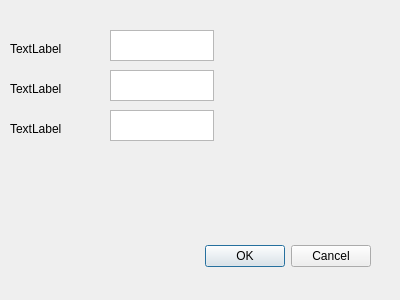
<?xml version="1.0" encoding="UTF-8"?>
<ui version="4.0">
 <class>Dialog</class>
 <widget class="QDialog" name="Dialog">
  <property name="geometry">
   <rect>
    <x>0</x>
    <y>0</y>
    <width>400</width>
    <height>300</height>
   </rect>
  </property>
  <property name="windowTitle">
   <string>Dialog</string>
  </property>
  <widget class="QDialogButtonBox" name="buttonBox">
   <property name="geometry">
    <rect>
     <x>30</x>
     <y>240</y>
     <width>341</width>
     <height>32</height>
    </rect>
   </property>
   <property name="orientation">
    <enum>Qt::Horizontal</enum>
   </property>
   <property name="standardButtons">
    <set>QDialogButtonBox::Cancel|QDialogButtonBox::Ok</set>
   </property>
  </widget>
  <widget class="QTextEdit" name="textEdit">
   <property name="geometry">
    <rect>
     <x>110</x>
     <y>30</y>
     <width>104</width>
     <height>31</height>
    </rect>
   </property>
  </widget>
  <widget class="QLabel" name="label">
   <property name="geometry">
    <rect>
     <x>10</x>
     <y>40</y>
     <width>66</width>
     <height>17</height>
    </rect>
   </property>
   <property name="text">
    <string>TextLabel</string>
   </property>
  </widget>
  <widget class="QTextEdit" name="textEdit_2">
   <property name="geometry">
    <rect>
     <x>110</x>
     <y>70</y>
     <width>104</width>
     <height>31</height>
    </rect>
   </property>
  </widget>
  <widget class="QLabel" name="label_2">
   <property name="geometry">
    <rect>
     <x>10</x>
     <y>80</y>
     <width>66</width>
     <height>17</height>
    </rect>
   </property>
   <property name="text">
    <string>TextLabel</string>
   </property>
  </widget>
  <widget class="QTextEdit" name="textEdit_3">
   <property name="geometry">
    <rect>
     <x>110</x>
     <y>110</y>
     <width>104</width>
     <height>31</height>
    </rect>
   </property>
  </widget>
  <widget class="QLabel" name="label_3">
   <property name="geometry">
    <rect>
     <x>10</x>
     <y>120</y>
     <width>66</width>
     <height>17</height>
    </rect>
   </property>
   <property name="text">
    <string>TextLabel</string>
   </property>
  </widget>
 </widget>
 <resources/>
 <connections>
  <connection>
   <sender>buttonBox</sender>
   <signal>accepted()</signal>
   <receiver>Dialog</receiver>
   <slot>accept()</slot>
   <hints>
    <hint type="sourcelabel">
     <x>248</x>
     <y>254</y>
    </hint>
    <hint type="destinationlabel">
     <x>157</x>
     <y>274</y>
    </hint>
   </hints>
  </connection>
  <connection>
   <sender>buttonBox</sender>
   <signal>rejected()</signal>
   <receiver>Dialog</receiver>
   <slot>reject()</slot>
   <hints>
    <hint type="sourcelabel">
     <x>316</x>
     <y>260</y>
    </hint>
    <hint type="destinationlabel">
     <x>286</x>
     <y>274</y>
    </hint>
   </hints>
  </connection>
 </connections>
</ui>
